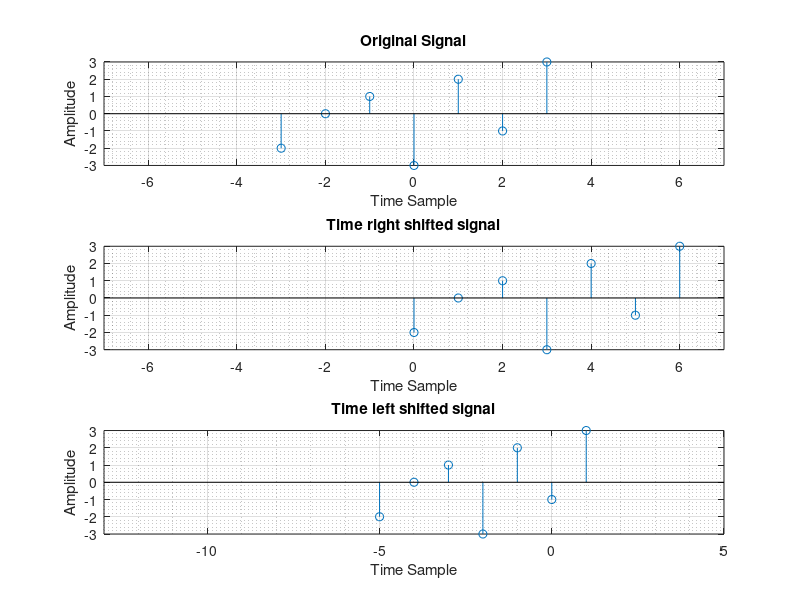

Write MATLAB code to recreate this figure.
clc;
clear;

n = -3:3;
x= [-2 0 1 -3 2 -1 3]
subplot(3,1,1);
stem (n,x);
xlabel('Time Sample');
ylabel('Amplitude');
title('Original Signal');
axis([-7 7 -3 3]);
grid on;
grid minor;
 
m = n+3; 
subplot(3,1,2);
stem (m,x);
xlabel('Time Sample');
ylabel('Amplitude');
title('Time right shifted signal');
axis([-7 7 -3 3]);
grid on;
grid minor;

l = n-2; 
subplot(3,1,3);
stem (l,x);
xlabel('Time Sample');

ylabel('Amplitude');
title('Time left shifted signal');
axis([-7-2-4 7+2-4 -3 3]);
grid on;
grid minor;
